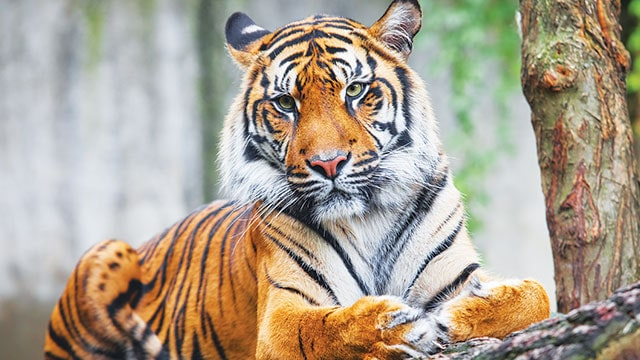
#> input picture harimau.jpg, 640 x 360 px
$ jupyter execute CobaHistogram.ipynb
#> lines starting #> are read from the running program, lines starting #| are printed output that depends on the picture
[cell 1]
import cv2
import numpy as np
from matplotlib import pyplot as plt

img = cv2.imread('harimau.jpg',0)
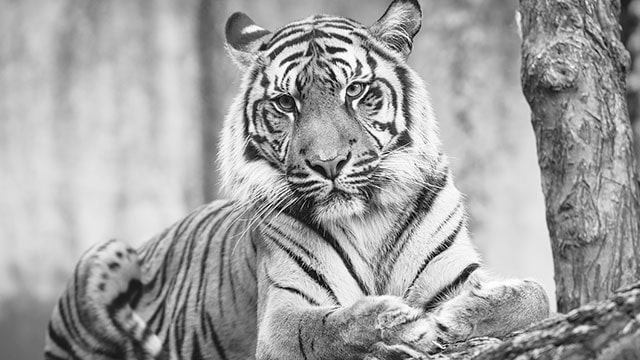
#> img: shape (360, 640); min 0, max 255, mean 162.3

hist,bins = np.histogram(img.flatten(),256,[0,256])
#> hist = 256 values, max 2361 at index 215, min 11 at index 2, mean 900; bins = 257 values from 0 to 256

cdf = hist.cumsum()
#> cdf = 256 values from 66 to 230400
cdf_normalized = cdf * hist.max()/ cdf.max()
#> cdf_normalized = 256 values from 0.676 to 2361

[cell 2]
plt.imshow(img)

[cell 3]
plt.plot(cdf_normalized, color = 'b')
plt.hist(img.flatten(),256,[0,256], color = 'g')
plt.xlim([0,256])
plt.legend(('cdf','histogram'), loc = 'upper left')
plt.show()
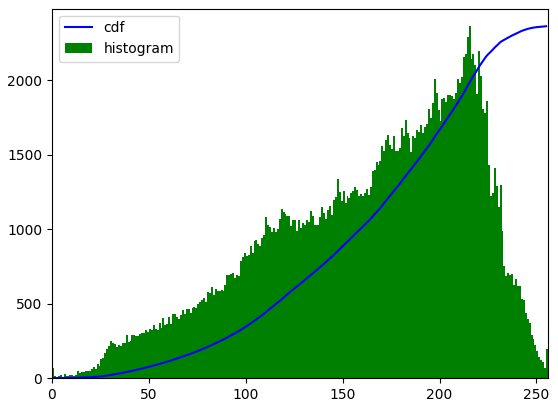
#> figure drawn by matplotlib, 1 panel; tallest bar 2361 high, from x = 215 to 216; curve peaks at x = 255, y = 2361

[cell 4]
img = cv2.imread('harimau.jpg',0)

hist,bins = np.histogram(img.flatten(),256,[0,256])

cdf_m = np.ma.masked_equal(cdf,0)
cdf_m = (cdf_m - cdf_m.min())*255/(cdf_m.max()-cdf_m.min())
cdf = np.ma.filled(cdf_m,0).astype('uint8')
#> cdf = 256 values from 0 to 255

[cell 5]
img2 = cdf[img]
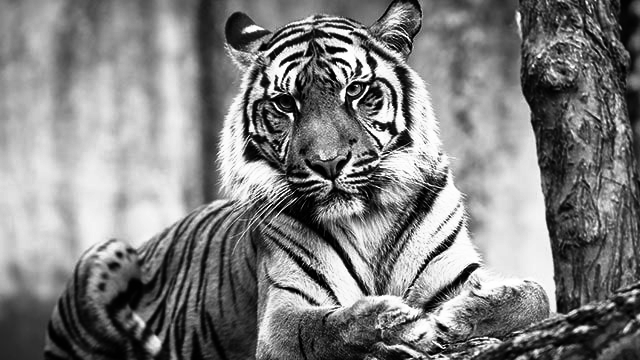
#> img2: shape (360, 640); min 0, max 255, mean 127.7
plt.plot(cdf_normalized, color = 'b')
plt.hist(img2.flatten(),256,[0,256], color = 'g')
plt.xlim([0,256])
plt.legend(('cdf','histogram'), loc = 'upper left')
plt.show()
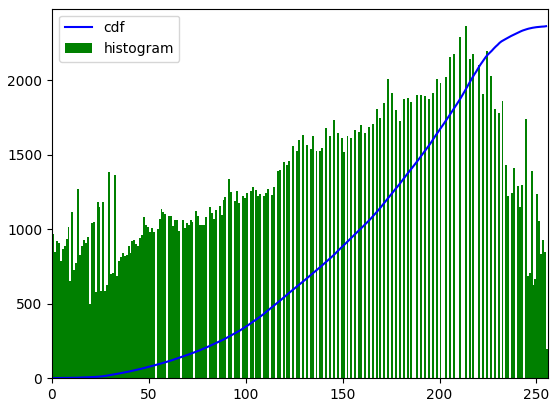
#> figure drawn by matplotlib, 1 panel; tallest bar 2361 high, from x = 213 to 214; curve peaks at x = 255, y = 2361
